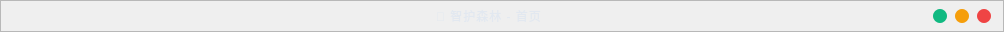
     <widget class="QFrame" name="frame">
      <property name="sizePolicy">
       <sizepolicy hsizetype="Preferred" vsizetype="Expanding">
        <horstretch>0</horstretch>
        <verstretch>0</verstretch>
       </sizepolicy>
      </property>
      <property name="minimumSize">
       <size>
        <width>945</width>
        <height>32</height>
       </size>
      </property>
      <property name="maximumSize">
       <size>
        <width>16777215</width>
        <height>32</height>
       </size>
      </property>
      <property name="styleSheet">
       <string notr="true">#frame {
	border-top-left-radius: 10px;
	border-top-right-radius: 10px;
	background-color: #1e293b;
	border-bottom: 1px solid #334155;
}</string>
      </property>
      <property name="frameShape">
       <enum>QFrame::Shape::StyledPanel</enum>
      </property>
      <property name="frameShadow">
       <enum>QFrame::Shadow::Raised</enum>
      </property>
      <layout class="QHBoxLayout" name="horizontalLayout">
       <property name="spacing">
        <number>8</number>
       </property>
       <property name="leftMargin">
        <number>12</number>
       </property>
       <property name="topMargin">
        <number>0</number>
       </property>
       <property name="rightMargin">
        <number>12</number>
       </property>
       <property name="bottomMargin">
        <number>0</number>
       </property>
       <item>
        <spacer name="horizontalSpacer">
         <property name="orientation">
          <enum>Qt::Orientation::Horizontal</enum>
         </property>
         <property name="sizeHint" stdset="0">
          <size>
           <width>423</width>
           <height>20</height>
          </size>
         </property>
        </spacer>
       </item>
       <item>
        <widget class="QLabel" name="topinfo">
         <property name="styleSheet">
          <string notr="true">QLabel {
	color: #e2e8f0;
	font: 700 10pt &quot;Microsoft YaHei UI&quot;;
	letter-spacing: 1px;
}</string>
         </property>
         <property name="text">
          <string>🌲 智护森林 - 首页</string>
         </property>
        </widget>
       </item>
       <item>
        <spacer name="horizontalSpacer_2">
         <property name="orientation">
          <enum>Qt::Orientation::Horizontal</enum>
         </property>
         <property name="sizeHint" stdset="0">
          <size>
           <width>383</width>
           <height>20</height>
          </size>
         </property>
        </spacer>
       </item>
       <item>
        <widget class="QPushButton" name="min_btn">
         <property name="minimumSize">
          <size>
           <width>14</width>
           <height>14</height>
          </size>
         </property>
         <property name="maximumSize">
          <size>
           <width>14</width>
           <height>14</height>
          </size>
         </property>
         <property name="styleSheet">
          <string notr="true">#min_btn {
	border: none;
	background-color: #10b981;
	border-radius: 7px;
}
#min_btn:hover {
	background-color: #34d399;
}
#min_btn:pressed {
	background-color: #059669;
}</string>
         </property>
         <property name="text">
          <string/>
         </property>
        </widget>
       </item>
       <item>
        <widget class="QPushButton" name="max_btn">
         <property name="minimumSize">
          <size>
           <width>14</width>
           <height>14</height>
          </size>
         </property>
         <property name="maximumSize">
          <size>
           <width>14</width>
           <height>14</height>
          </size>
         </property>
         <property name="styleSheet">
          <string notr="true">#max_btn {
	border: none;
	background-color: #f59e0b;
	border-radius: 7px;
}
#max_btn:hover {
	background-color: #fbbf24;
}
#max_btn:pressed {
	background-color: #d97706;
}</string>
         </property>
         <property name="text">
          <string/>
         </property>
        </widget>
       </item>
       <item>
        <widget class="QPushButton" name="close_btn">
         <property name="minimumSize">
          <size>
           <width>14</width>
           <height>14</height>
          </size>
         </property>
         <property name="maximumSize">
          <size>
           <width>14</width>
           <height>14</height>
          </size>
         </property>
         <property name="styleSheet">
          <string notr="true">#close_btn {
	border: none;
	background-color: #ef4444;
	border-radius: 7px;
}
#close_btn:hover {
	background-color: #f87171;
}
#close_btn:pressed {
	background-color: #dc2626;
}</string>
         </property>
         <property name="text">
          <string/>
         </property>
        </widget>
       </item>
      </layout>
     </widget>
